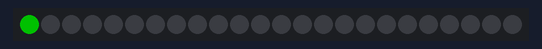
Recording of a sketch running on a simulated Arduino Uno, built with avr-gcc and run on an emulated ATmega328P. Parts: 24 RGB LEDs in strip order, left to right. Dim RGB values are drawn brighter than linear; colours are those a GRB WS2812 strip shows for the declared byte order; what the sketch prints to the serial monitor is not drawn.

Above: at 0.15 s.
At 4.73 s:
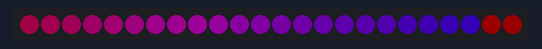
At 9.91 s:
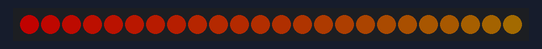
At 19.98 s:
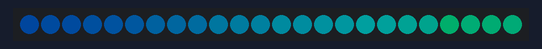
At 29.74 s:
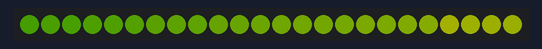
At 39.81 s:
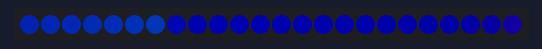

The sketch:

Cylon_led.ino
```cpp
#include <Wire.h>
#include <FastLED.h>


// How many leds in your strip?
#define NUM_LEDS 24

// For led chips like Neopixels, which have a data line, ground, and power, you just
// need to define DATA_PIN.  For led chipsets that are SPI based (four wires - data, clock,
// ground, and power), like the LPD8806, define both DATA_PIN and CLOCK_PIN
#define DATA_PIN 6
#define CLOCK_PIN 9

// Define the array of leds
CRGB leds[NUM_LEDS];

void setup() {
	Serial.begin(57600);
	Serial.println("resetting");
	LEDS.addLeds<WS2812,DATA_PIN,RGB>(leds,NUM_LEDS);
	LEDS.setBrightness(84);
}

void fadeall() { for(int i = 0; i < NUM_LEDS; i++) { leds[i].nscale8(250); } }

void loop() {
	static uint8_t hue = 0;
	Serial.print("x");
	// First slide the led in one direction
	for(int i = 0; i < NUM_LEDS; i++) {
		// Set the i'th led to red
		leds[i] = CHSV(hue++, 255, 255);
		// Show the leds
		FastLED.show();
		// now that we've shown the leds, reset the i'th led to black
		// leds[i] = CRGB::Black;
		fadeall();
		// Wait a little bit before we loop around and do it again
		delay(10);
	}
	Serial.print("x");

	// Now go in the other direction.
	for(int i = (NUM_LEDS)-1; i >= 0; i--) {
		// Set the i'th led to red
		leds[i] = CHSV(hue++, 255, 255);
		// Show the leds
		FastLED.show();
		// now that we've shown the leds, reset the i'th led to black
		// leds[i] = CRGB::Black;
		fadeall();
		// Wait a little bit before we loop around and do it again
		delay(10);
	}
}
```
